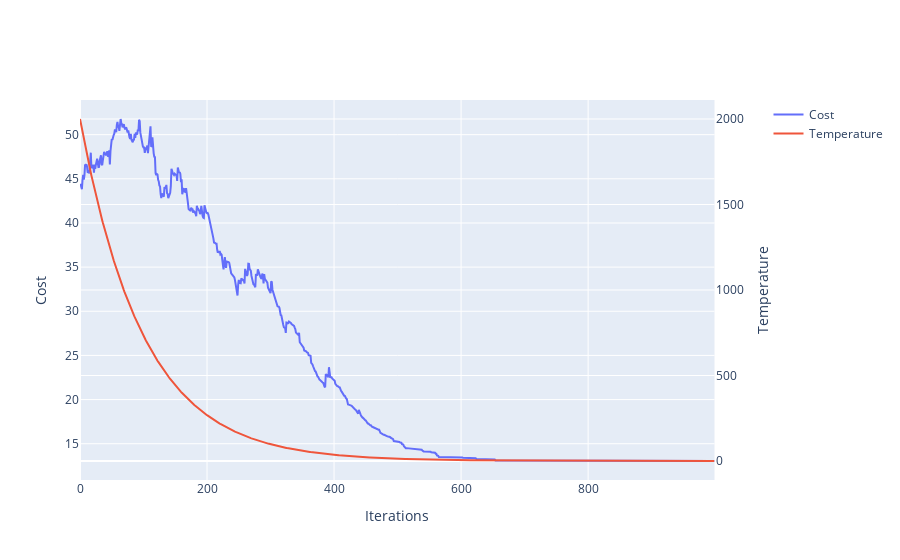

Write notebook code for a chart like this one.
### Code cell
x, cost_hist, T_hist = tsp(x_0 = np.copy(order),
                        cost_fun = walk_cost,
                        step = arbitrary_swap,
                        decision_fun = accept_decision,
                        T_change_fun = lambda x: x*0.99)

X = list(range(len(cost_hist)))
         
fig = make_subplots(specs=[[{"secondary_y": True}]])
fig.add_trace(go.Scatter(x=X, y=cost_hist, name="Cost"), secondary_y=False)
fig.add_trace(go.Scatter(x=X, y=T_hist, name="Temperature"), secondary_y=True)
fig.update_xaxes(title_text="Iterations")
fig.update_yaxes(title_text="Cost", secondary_y=False)
fig.update_yaxes(title_text="Temperature", secondary_y=True)
fig.show()

### Figure 1 — Plotly figure (JSON) as saved in the notebook; plotly's stock layout.template omitted (floating-point values rounded to 4 significant figures; data arrays with more than 128 entries replaced by an {"elided": "..."} marker saying what was removed)
{"data": [{"name": "Cost", "type": "scatter", "x": {"elided": "1000 int values"}, "xaxis": "x", "y": {"elided": "1000 float values"}, "yaxis": "y"}, {"name": "Temperature", "type": "scatter", "x": {"elided": "1000 int values"}, "xaxis": "x", "y": {"elided": "1000 float values"}, "yaxis": "y2"}], "layout": {"autosize": true, "xaxis": {"anchor": "y", "autorange": true, "domain": [0, 0.94], "range": [0, 999], "title": {"text": "Iterations"}, "type": "linear"}, "yaxis": {"anchor": "x", "autorange": true, "domain": [0, 1], "range": [10.89, 53.93], "title": {"text": "Cost"}, "type": "linear"}, "yaxis2": {"anchor": "x", "autorange": true, "overlaying": "y", "range": [-111.0, 2111.0], "side": "right", "title": {"text": "Temperature"}, "type": "linear"}}}
